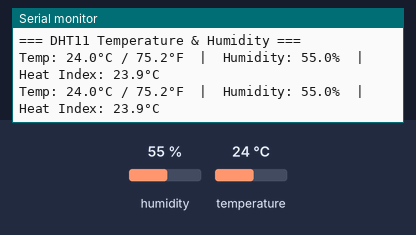
Bench run of a sketch on a simulated ESP32. On the bench: the last lines printed to the serial monitor. Inputs (shaded band) come from the test bench; at power-on: humidity 55 %, temperature 24 °C.

Above: at 4.8 s.
4.9 s: humidity set to 22 %
At 6.5 s:
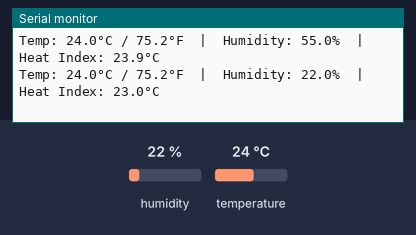
7.9 s: temperature set to 12 °C
At 8.9 s:
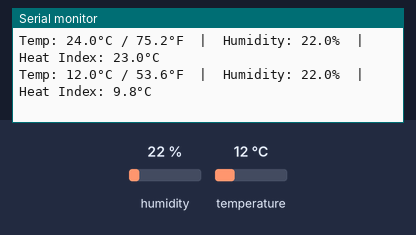
10.9 s: humidity set to 40 %
At 12.5 s:
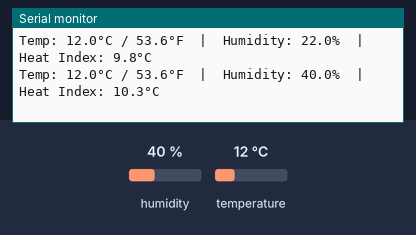
Timing chart, 0 to 14.0 s (numbered marks = the images above; inputs shaded):
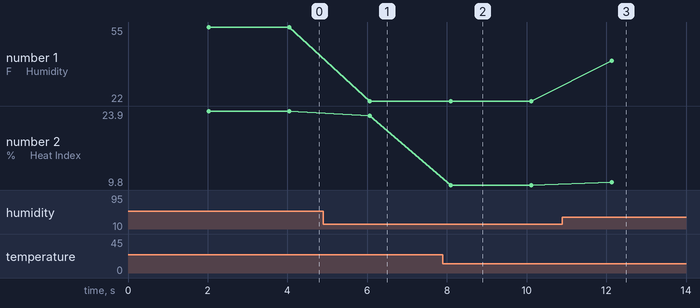

The sketch:

DHT11.ino
```cpp
/**
 * S1 — DHT11 Temperature & Humidity Sensor
 * ==========================================
 * Board : AI Thinker ESP32-CAM
 * Lib   : DHT sensor library by Adafruit (install via Library Manager)
 *
 * Wiring:
 *   DHT11 VCC  → 3.3V
 *   DHT11 DATA → GPIO 13  (+10kΩ pull-up to 3.3V recommended)
 *   DHT11 GND  → GND
 */
#include <DHT.h>

#define DHTPIN   13
#define DHTTYPE  DHT11

DHT dht(DHTPIN, DHTTYPE);

void setup() {
  Serial.begin(115200);
  dht.begin();
  Serial.println("=== DHT11 Temperature & Humidity ===");
}

void loop() {
  delay(2000);
  float h  = dht.readHumidity();
  float tC = dht.readTemperature();
  float tF = dht.readTemperature(true);

  if (isnan(h) || isnan(tC)) {
    Serial.println("[ERROR] Failed to read DHT11 — check wiring!");
    return;
  }

  float hi = dht.computeHeatIndex(tC, h, false);
  Serial.printf("Temp: %.1f°C / %.1f°F  |  Humidity: %.1f%%  |  Heat Index: %.1f°C\n",
                tC, tF, h, hi);
}
```

Measured:
- after the input at 4.9 s, the serial monitor: prints a new line after 1.2 s (image 1)
- after the input at 7.9 s, the serial monitor: prints a new line after 0.19 s (image 2)
- after the input at 10.9 s, the serial monitor: prints a new line after 1.2 s (image 3)
- plotted number 1: 55 → 22 after the input at 4.9 s, 22 → 40 after the input at 10.9 s
- plotted number 2: 23.9 → 23 after the input at 4.9 s, 23 → 9.8 after the input at 7.9 s, 9.8 → 10.3 after the input at 10.9 s
